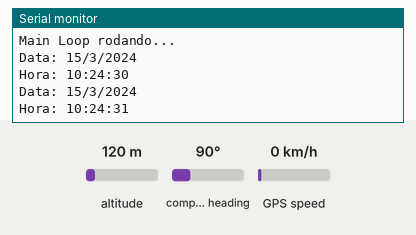
Recording of a sketch running on a simulated ESP32. Shown: the last lines printed to the serial monitor. Inputs (shaded band) come from the test bench; at power-on: GPS speed 0 km/h, altitude 120 m, compass heading 90°. The GPS gets a fix after 3 s at 37.7749, -122.4194 with 8 satellites.

Above: at 1.2 s.
1.3 s: GPS speed set to 2 km/h
At 4.4 s:
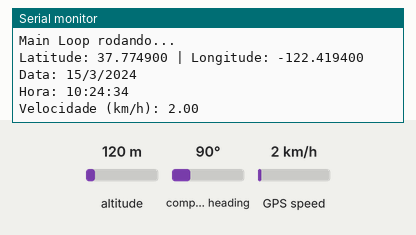
4.5 s: GPS speed set to 30 km/h
At 6.9 s:
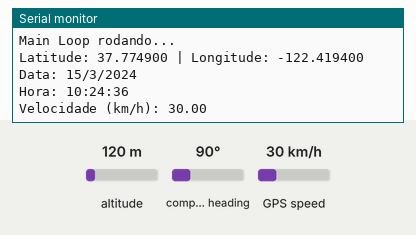
Timing chart, 0 to 8.4 s (numbered marks = the images above; inputs shaded):
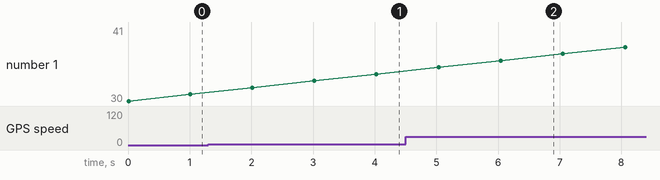

The sketch:

codeESPTask.ino
```cpp
/*
  Pinagem:
  3V3:VCC
  GNG:GND
  GPIO16:TX
  GPIO17:RX
*/

#include <TinyGPS++.h>
#include <HardwareSerial.h>

#define RXPin 16
#define TXPin 17
#define GPSBaud 9600

TinyGPSPlus gps;
HardwareSerial gpsSerial(1);
TaskHandle_t TaskGPS; // Handle da task

void processGPS(void *pvParameters) {
    while (1) {
        if (gpsSerial.available()) {
            while (gpsSerial.available()) {
                gps.encode(gpsSerial.read());
            }

            // Se uma nova posição foi atualizada, imprime os dados
            if (gps.location.isUpdated()) {
                Serial.print("Latitude: ");
                Serial.print(gps.location.lat(), 6);
                Serial.print(" | Longitude: ");
                Serial.println(gps.location.lng(), 6);
            }

            if (gps.date.isUpdated()) {
                Serial.print("Data: ");
                Serial.print(gps.date.day());
                Serial.print("/");
                Serial.print(gps.date.month());
                Serial.print("/");
                Serial.println(gps.date.year());
            }

            if (gps.time.isUpdated()) {
                Serial.print("Hora: ");
                Serial.print(gps.time.hour());
                Serial.print(":");
                Serial.print(gps.time.minute());
                Serial.print(":");
                Serial.println(gps.time.second());
            }

            if (gps.speed.isUpdated()) {
                Serial.print("Velocidade (km/h): ");
                Serial.println(gps.speed.kmph());
            }
        }
        vTaskDelay(pdMS_TO_TICKS(10)); // Aguarda 100ms antes de verificar novamente
    }
}

void setup() {
    Serial.begin(115200);
    gpsSerial.begin(GPSBaud, SERIAL_8N1, RXPin, TXPin);

    Serial.println("Iniciando comunicação com GPS...");

    // Criando a Task para processar os dados do GPS
    xTaskCreatePinnedToCore(
        processGPS,    // Função da Task
        "TaskGPS",     // Nome da Task
        4096,          // Tamanho da stack
        NULL,          // Parâmetro passado
        1,             // Prioridade da Task
        &TaskGPS,      // Handle da Task
        0              // Core 0 para execução
    );
}

void loop() {
    // O loop principal pode executar outras funções sem interferir no GPS
    Serial.println("Main Loop rodando...\n");
    delay(2000);
}
```

Measured:
- after the input at 1.3 s, the serial monitor: prints a new line after 1.7 s (image 1)
- after the input at 4.5 s, the serial monitor: prints a new line after 0.54 s (image 2)
